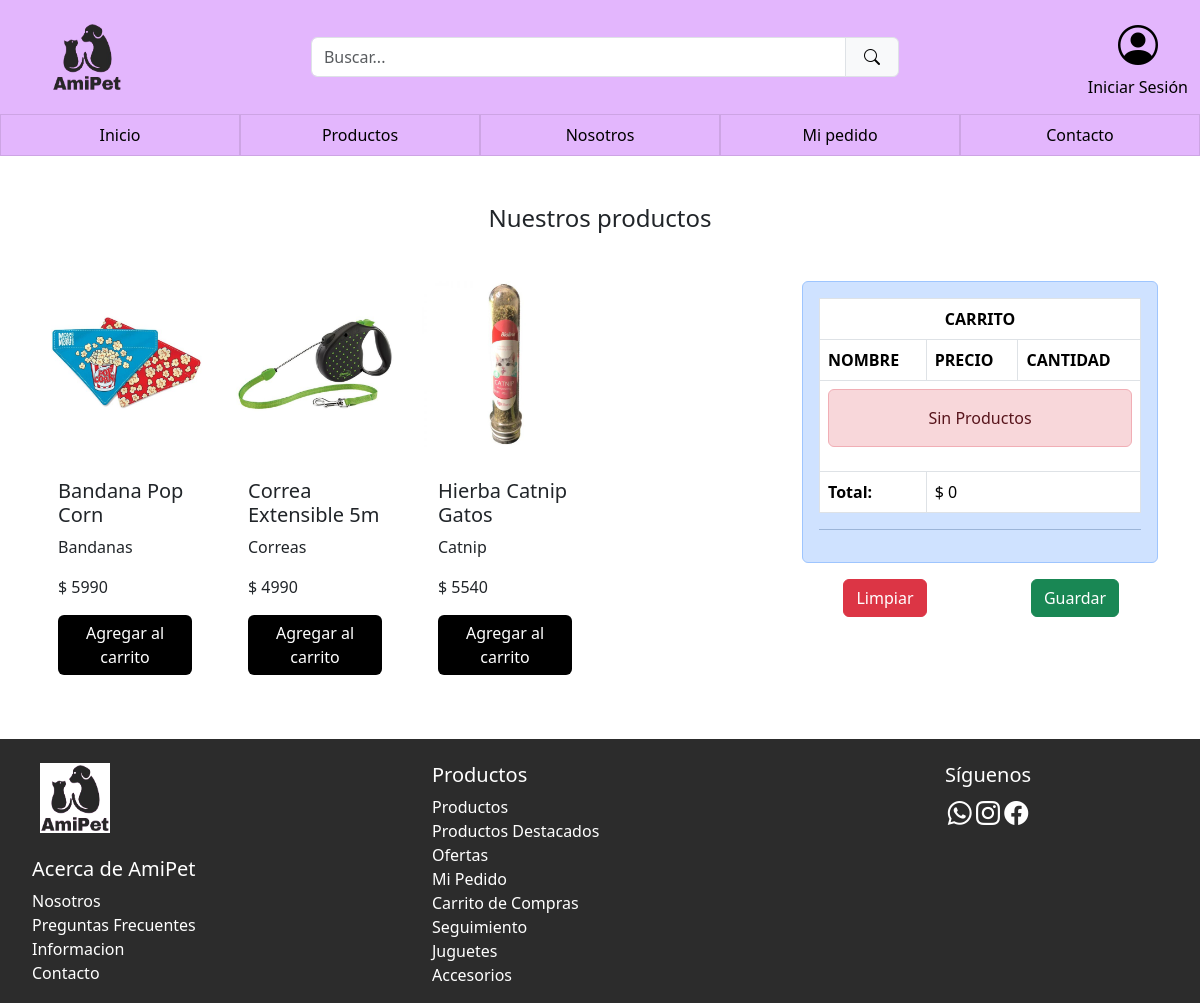
The app's page /tienda/, older data.
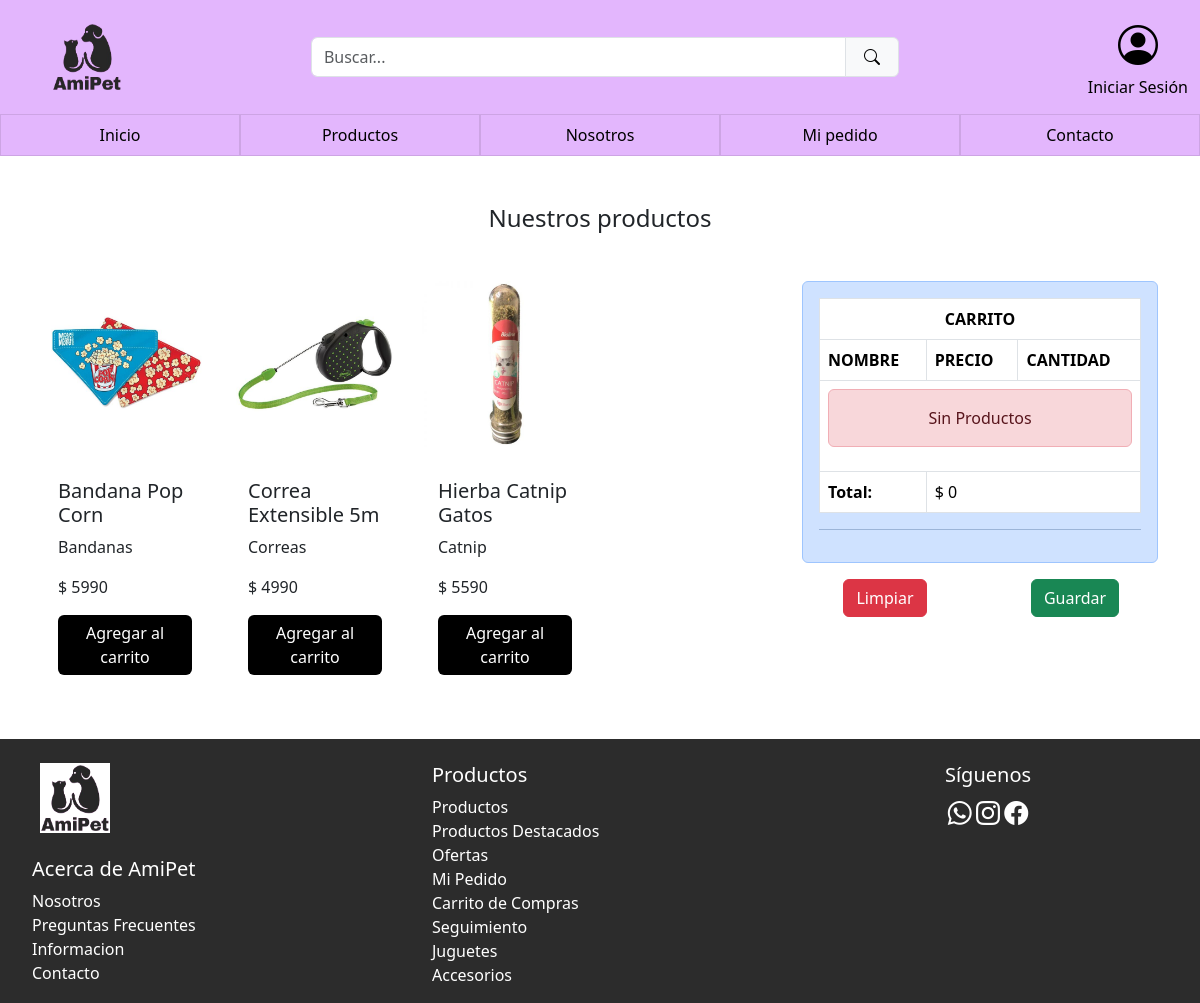
The same page, newer data.
### CarritoApp/models.py (models this page shows, shortened)
class Producto(models.Model):
    nombre = models.CharField(max_length=64)
    categoria = models.CharField(max_length=50)
    precio = models.IntegerField()
    imagen = models.ImageField(upload_to='productos/', default='media/default.png')

### CarritoApp/views.py (the view)
# urls.py: path('tienda/', views.tienda, name="Tienda"),
def tienda(request):
    productos = Producto.objects.all()
    return render(request, "tienda.html", {'productos':productos})

### CarritoApp/context_processor.py (called while the page is built)
def total_carrito(request):
    total = 0
    if request.user.is_authenticated:
        if "carrito" in request.session.keys():
            for key, value in request.session["carrito"].items():
                total += int(value["acumulado"])
    return {"total_carrito": total}

### CarritoApp/templates/tienda.html (shortened to what this page needs)
  <!DOCTYPE html>
  {% load static  %}
  <html lang="en">
  <head>
      <link rel="stylesheet" href="https://cdn.jsdelivr.net/npm/bootstrap-icons@1.11.3/font/bootstrap-icons.min.css">
      <link href="{% static 'bootstrap/css/bootstrap.min.css' %}" rel="stylesheet">
      <link href="{% static 'css/style.css' %}" rel="stylesheet">
  </head>
  <body>
    <header class="container-fluid header-principal text-center align-items-center">
      <div>
          <a class="navbar-brand" href="index.html">
              <img src="{% static 'img/AmiPet.png' %}" alt="logo" width="70" height="70">
          </a>
      </div>
      <div class="input-group w-50 h-100">
        <input type="text" class="form-control" placeholder="Buscar..." aria-label="Input group example" aria-describedby="basic-addon1">
        <span class="input-group-text" id="basic-addon1">
            <button class="btn-buscar" type="submit">
              <i class="bi bi-search"></i>
            </button>
        </span>
      </div>
      <div class="container-icon">
        <a href="{% url 'login' %}" style="text-decoration: none; color: black;">
          <div class="container-cart-icon logo-carrito">
              <i class="bi bi-person-circle"></i>
          </div>
          Iniciar Sesión
        </a>
      </div>
    </header>
    <div>
      <nav class="navbar navbar-expand-sm pt-0 pb-0">
        <div class="collapse navbar-collapse justify-content-center" id="navbarNav">
          <ul class="navbar-nav w-100">
            <li class="nav-item enlaces-nav">
              <a class="nav-link active btn-nav" href="{% url 'Index' %}">Inicio</a>
            </li>
            <li class="nav-item enlaces-nav">
              <a class="nav-link active btn-nav" href="{% url 'Tienda' %}">Productos</a>
            </li>
            <li class="nav-item enlaces-nav">
              <a class="nav-link active btn-nav" href="{% url 'nosotros' %}">Nosotros</a>
            </li>
            <li class="nav-item enlaces-nav">
              <a class="nav-link active btn-nav" href="{% url 'juguetesPerros' %}">Mi pedido</a>
            </li>
            <li class="nav-item enlaces-nav">
              <a class="nav-link active btn-nav" href="{% url 'contacto' %}">Contacto</a>
            </li>
          </ul>
        </div>
      </nav>
    </div>
    <h4 class="text-center pt-5">Nuestros productos</h4>
    <div class="container mt-5">
      <div class="row">
        <div class="col-md-8">
          <div class="row container-items">
            {% for producto in productos %}
              <div class="col-12 col-md-4 col-lg-3 mb-5 card h-100">
                <figure>
                  <img src="{{ producto.imagen.url }}" alt="{{ producto.nombre }}" class="card-img-top producto-imagen">
                </figure>
                <div class="card-body">
                  <h5 class="card-tittle">{{ producto.nombre }}</h5>
                  <p class="card-text">{{ producto.categoria }}</p>
                  <p class="card-text">$ {{ producto.precio }}</p>
                  <a href="{% url 'Add' producto.id %}" class="btn btn-card">Agregar al carrito</a>
                </div>
              </div>
            {% endfor %}
          </div>
        </div>
        <div class="col-md-4">
          {% include "carrito.html" %}
        </div>
      </div>
    </div>
    <footer class="container-footer">
      <div class="row w-100">
        <div class="col-md-4 footer1 mt-4">
          <a class="navbar-brand" href="index.html">
            <img src="{% static 'img/AmiPet.png' %}" alt="logo" width="70" height="70" class="logo">
          </a>
          <ul class="list-footer mt-4">
            <h5>Acerca de AmiPet</h5>
            <li><a href="#" class="nav-link">Nosotros</a></li>
            <li><a href="#" class="nav-link">Preguntas Frecuentes</a></li>
            <li><a href="#" class="nav-link">Informacion</a></li>
            <li><a href="#" class="nav-link">Contacto</a></li>
          </ul>
        </div>
        <div class="col-md-4 footer2 mt-4">
          <ul class="list-footer">
            <h5>Productos</h5>
            <li><a href="#" class="nav-link">Productos</a></li>
            <li><a href="#" class="nav-link">Productos Destacados</a></li>
            <li><a href="#" class="nav-link">Ofertas</a></li>
            <li><a href="#" class="nav-link">Mi Pedido</a></li>
            <li><a href="#" class="nav-link">Carrito de Compras</a></li>
            <li><a href="#" class="nav-link">Seguimiento</a></li>
            <li><a href="#" class="nav-link">Juguetes</a></li>
            <li><a href="#" class="nav-link">Accesorios</a></li>
          </ul>
        </div>
        <div class="col-md-4 footer-redes text-center mt-4 mb-4">
          <div>
            <h5>Síguenos</h5>
            <i class="bi bi-whatsapp" style="font-size: 24px;"></i>
            <i class="bi bi-instagram" style="font-size: 24px;"></i>
            <i class="bi bi-facebook" style="font-size: 24px;"></i>
          </div>
        </div>
      </div>
    </footer>
  </body>
  </html>

### CarritoApp/templates/carrito.html
<div class="alert alert-primary" role="alert">
  <table class="table table-bordered">
    <thead>
      <tr>
        <th scope="row" colspan="3" class="text-center">CARRITO</th>
      </tr>
      <tr>
        <th scope="col">NOMBRE</th>
        <th scope="col">PRECIO</th>
        <th scope="col">CANTIDAD</th>
      </tr>
    </thead>
    <tbody>
    {% if request.session.carrito.items %}
    {% for key, value in request.session.carrito.items %}
      <tr>
        <td>{{ value.nombre }}</td>
        <td>{{ value.acumulado }}</td>
        <td>
          {{ value.cantidad }}
          <a href="{% url 'Sub' value.producto_id %}" class="badge btn btn-dark badge-dark">-</a>
          <a href="{% url 'Add' value.producto_id %}" class="badge btn btn-dark badge-dark">+</a>
        </td>
      </tr>
    {% endfor %}
    {% else %}
    <tr>
        <td colspan="3">
            <div class="alert alert-danger text-center">Sin Productos</div>
        </td>
    </tr>
    {% endif %}
      <tr>
        <th scope="row">Total:</th>
        <td colspan="2">$ {{ total_carrito }}</td>
      </tr>
    </tbody>
  </table>
  <hr>
</div>
<div class="row text-center">
  <div class="col-6"><a href="{% url 'CLS' %}" class="btn btn-danger">Limpiar</a></div>
  <div class="col-6"><a href="#" class="btn btn-success">Guardar</a></div>
</div>

### CarritoApp/static/css/style.css (style rules this page uses)
body { margin: 0; padding: 0; }
.btn-buscar { border: none; background-color: #00000000; }
.navbar-brand { margin-left: 40px; }
.btn-nav { background-color: rgba(198, 108, 251, 0.493); border-color: rgb(213, 165, 241); border: solid thin #00000019; }
.enlaces-nav { flex:1; text-align: center; }
.enlaces-nav:last-child { border-right: none; }
header { background-color: rgba(198, 108, 251, 0.493); display: flex; justify-content: space-between; padding: 15px 10px; }
.card { border-radius: 10px; border: none; }
.card figure { overflow: hidden; }
.btn-card { width: 100%; background-color: #000; color: white; border: none; }
.card img { width: 100%; object-fit: cover; border-radius: 10px 10px 0 0; transition: all .4s; }
.logo-carrito { font-size: 40px; color: #000; }
.container-icon { position: relative; }
.container-footer { background-color: #000000d3; }
.logo { background-color: #fff; }
.footer1 { color: #fff; }
.footer2 { color: #fff; }
.footer-redes { color: #fff; }
.list-footer { list-style: none; }

Row changes from the older to the newer data that the page shows:
changed Producto "Hierba Catnip Gatos": precio "5540" → "5590"
